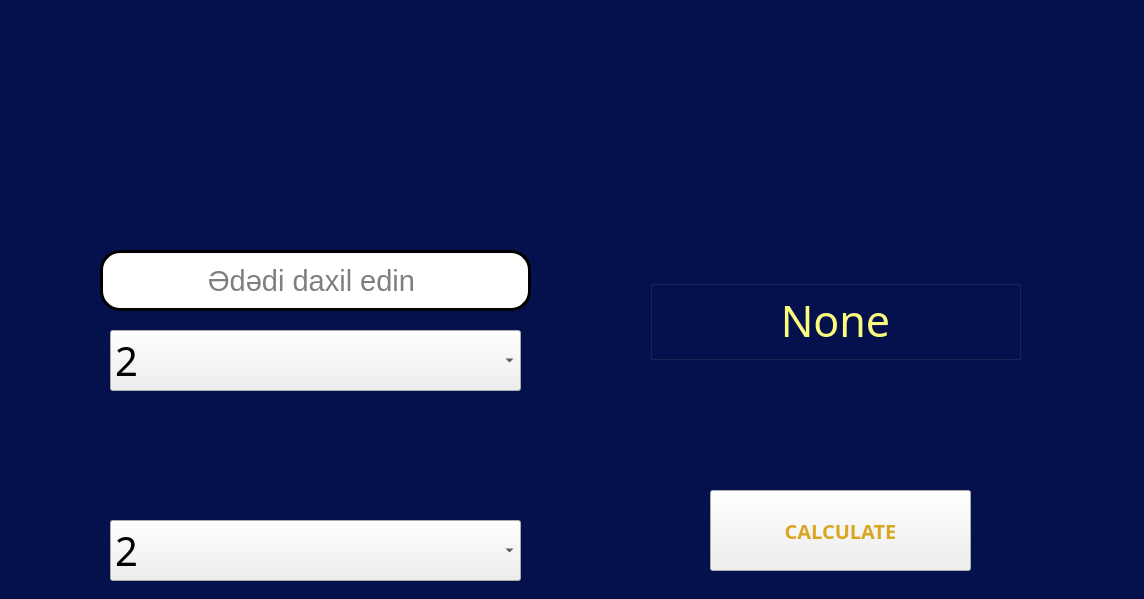
<?xml version="1.0" encoding="UTF-8"?>
<ui version="4.0">
 <class>Form</class>
 <widget class="QWidget" name="Form">
  <property name="geometry">
   <rect>
    <x>0</x>
    <y>0</y>
    <width>1144</width>
    <height>599</height>
   </rect>
  </property>
  <property name="windowTitle">
   <string>Form</string>
  </property>
  <property name="layoutDirection">
   <enum>Qt::LeftToRight</enum>
  </property>
  <property name="styleSheet">
   <string notr="true">#Form{
	background-color: rgb(5, 17, 77);
}</string>
  </property>
  <property name="windowFilePath">
   <string/>
  </property>
  <widget class="QComboBox" name="birinci">
   <property name="geometry">
    <rect>
     <x>110</x>
     <y>330</y>
     <width>411</width>
     <height>61</height>
    </rect>
   </property>
   <property name="font">
    <font>
     <family>Neue Haas Grotesk Text Pro</family>
     <pointsize>30</pointsize>
     <weight>50</weight>
     <bold>false</bold>
    </font>
   </property>
   <property name="accessibleDescription">
    <string/>
   </property>
   <property name="layoutDirection">
    <enum>Qt::LeftToRight</enum>
   </property>
   <property name="styleSheet">
    <string notr="true"/>
   </property>
   <item>
    <property name="text">
     <string>2</string>
    </property>
   </item>
   <item>
    <property name="text">
     <string>3</string>
    </property>
   </item>
   <item>
    <property name="text">
     <string>4</string>
    </property>
   </item>
   <item>
    <property name="text">
     <string>5</string>
    </property>
   </item>
   <item>
    <property name="text">
     <string>6</string>
    </property>
   </item>
   <item>
    <property name="text">
     <string>7</string>
    </property>
   </item>
   <item>
    <property name="text">
     <string>8</string>
    </property>
   </item>
   <item>
    <property name="text">
     <string>9</string>
    </property>
   </item>
   <item>
    <property name="text">
     <string>10</string>
    </property>
   </item>
   <item>
    <property name="text">
     <string>11</string>
    </property>
   </item>
   <item>
    <property name="text">
     <string>12</string>
    </property>
   </item>
   <item>
    <property name="text">
     <string>13</string>
    </property>
   </item>
   <item>
    <property name="text">
     <string>14</string>
    </property>
   </item>
   <item>
    <property name="text">
     <string>15</string>
    </property>
   </item>
   <item>
    <property name="text">
     <string>16</string>
    </property>
   </item>
  </widget>
  <widget class="QComboBox" name="ikinci">
   <property name="geometry">
    <rect>
     <x>110</x>
     <y>520</y>
     <width>411</width>
     <height>61</height>
    </rect>
   </property>
   <property name="font">
    <font>
     <family>Neue Haas Grotesk Text Pro</family>
     <pointsize>30</pointsize>
     <weight>50</weight>
     <bold>false</bold>
    </font>
   </property>
   <property name="accessibleDescription">
    <string/>
   </property>
   <property name="styleSheet">
    <string notr="true"/>
   </property>
   <item>
    <property name="text">
     <string>2</string>
    </property>
   </item>
   <item>
    <property name="text">
     <string>3</string>
    </property>
   </item>
   <item>
    <property name="text">
     <string>4</string>
    </property>
   </item>
   <item>
    <property name="text">
     <string>5</string>
    </property>
   </item>
   <item>
    <property name="text">
     <string>6</string>
    </property>
   </item>
   <item>
    <property name="text">
     <string>7</string>
    </property>
   </item>
   <item>
    <property name="text">
     <string>8</string>
    </property>
   </item>
   <item>
    <property name="text">
     <string>9</string>
    </property>
   </item>
   <item>
    <property name="text">
     <string>10</string>
    </property>
   </item>
   <item>
    <property name="text">
     <string>11</string>
    </property>
   </item>
   <item>
    <property name="text">
     <string>12</string>
    </property>
   </item>
   <item>
    <property name="text">
     <string>13</string>
    </property>
   </item>
   <item>
    <property name="text">
     <string>14</string>
    </property>
   </item>
   <item>
    <property name="text">
     <string>15</string>
    </property>
   </item>
   <item>
    <property name="text">
     <string>16</string>
    </property>
   </item>
  </widget>
  <widget class="QLineEdit" name="eded">
   <property name="geometry">
    <rect>
     <x>100</x>
     <y>250</y>
     <width>431</width>
     <height>61</height>
    </rect>
   </property>
   <property name="font">
    <font>
     <family>Microsoft YaHei UI</family>
     <pointsize>22</pointsize>
    </font>
   </property>
   <property name="styleSheet">
    <string notr="true">QLineEdit{
	border:3px solid;
	border-radius:20px
}</string>
   </property>
   <property name="alignment">
    <set>Qt::AlignCenter</set>
   </property>
   <property name="placeholderText">
    <string>Ədədi daxil edin </string>
   </property>
  </widget>
  <widget class="QLabel" name="label">
   <property name="geometry">
    <rect>
     <x>220</x>
     <y>0</y>
     <width>621</width>
     <height>221</height>
    </rect>
   </property>
   <property name="styleSheet">
    <string notr="true">background-image: url(:/logo/logo.PNG);</string>
   </property>
   <property name="text">
    <string/>
   </property>
   <property name="pixmap">
    <pixmap resource="images.qrc">:/logo/logo.PNG</pixmap>
   </property>
   <property name="scaledContents">
    <bool>true</bool>
   </property>
   <property name="textInteractionFlags">
    <set>Qt::NoTextInteraction</set>
   </property>
  </widget>
  <widget class="QLabel" name="label_2">
   <property name="geometry">
    <rect>
     <x>260</x>
     <y>410</y>
     <width>121</width>
     <height>91</height>
    </rect>
   </property>
   <property name="styleSheet">
    <string notr="true">background-image: url(:/ox-2/ox-2.PNG);</string>
   </property>
   <property name="text">
    <string/>
   </property>
   <property name="pixmap">
    <pixmap resource="images.qrc">:/ox-2/ox-2.PNG</pixmap>
   </property>
   <property name="scaledContents">
    <bool>true</bool>
   </property>
   <property name="textInteractionFlags">
    <set>Qt::NoTextInteraction</set>
   </property>
  </widget>
  <widget class="QLabel" name="label_3">
   <property name="geometry">
    <rect>
     <x>380</x>
     <y>410</y>
     <width>121</width>
     <height>91</height>
    </rect>
   </property>
   <property name="styleSheet">
    <string notr="true">background-image: url(:/ox-2/ox-2.PNG);</string>
   </property>
   <property name="text">
    <string/>
   </property>
   <property name="pixmap">
    <pixmap resource="images.qrc">:/ox-2/ox-2.PNG</pixmap>
   </property>
   <property name="scaledContents">
    <bool>false</bool>
   </property>
   <property name="textInteractionFlags">
    <set>Qt::NoTextInteraction</set>
   </property>
  </widget>
  <widget class="QPushButton" name="hesabla">
   <property name="geometry">
    <rect>
     <x>710</x>
     <y>490</y>
     <width>261</width>
     <height>81</height>
    </rect>
   </property>
   <property name="cursor">
    <cursorShape>PointingHandCursor</cursorShape>
   </property>
   <property name="styleSheet">
    <string notr="true">QPushButton {
    color: goldenrod;
    font-size: 20px;
    border: 0.3em solid goldenrod;
    border-radius: 0.5em;
    width: 12em;
    height: 3em;
    text-transform: uppercase;
    font-weight: bold;
    font-family: sans-serif;
    letter-spacing: 0.1em;
    text-align: center;
    line-height: 3em;
}

QPushButton:hover {
    color: white;
	border: 0.3em solid goldenrod;
}</string>
   </property>
   <property name="text">
    <string>CALCULATE</string>
   </property>
  </widget>
  <widget class="QLabel" name="main_label">
   <property name="geometry">
    <rect>
     <x>640</x>
     <y>290</y>
     <width>391</width>
     <height>61</height>
    </rect>
   </property>
   <property name="font">
    <font>
     <family>Neue Haas Grotesk Text Pro</family>
     <pointsize>32</pointsize>
     <weight>50</weight>
     <bold>false</bold>
    </font>
   </property>
   <property name="styleSheet">
    <string notr="true">color: rgb(255, 255, 127);</string>
   </property>
   <property name="text">
    <string>None</string>
   </property>
   <property name="alignment">
    <set>Qt::AlignCenter</set>
   </property>
  </widget>
  <widget class="QGroupBox" name="groupBox">
   <property name="geometry">
    <rect>
     <x>650</x>
     <y>280</y>
     <width>371</width>
     <height>80</height>
    </rect>
   </property>
   <property name="title">
    <string/>
   </property>
  </widget>
 </widget>
 <resources>
  <include location="images.qrc"/>
 </resources>
 <connections/>
</ui>
